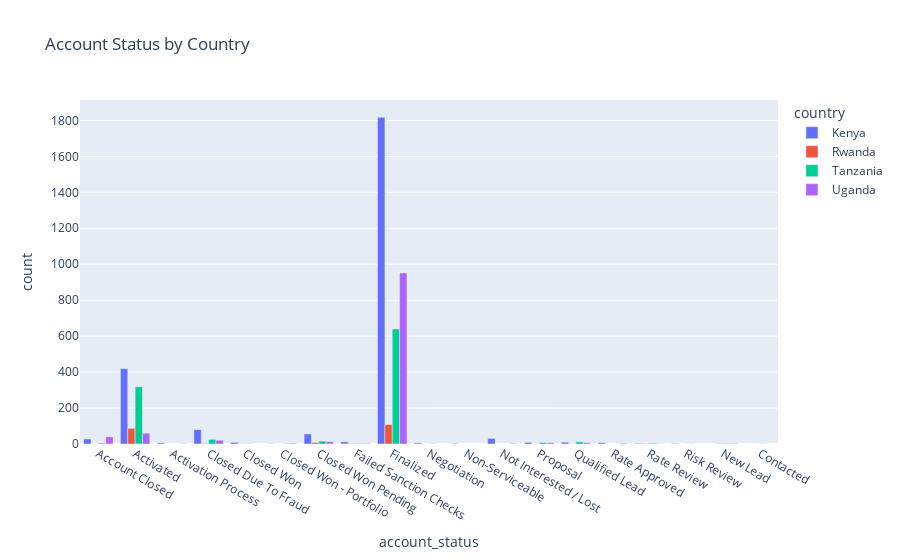

Notebook code cell kept with this figure:
### Markdown cell above
# 6. Account Status by Country

### Code cell
status_sector = df_clean.groupby(['country', 'account_status']).size().reset_index(name='count')
px.bar(status_sector, x='account_status', y='count', color='country',
       barmode='group', title="Account Status by Country")

### Figure 1 — Plotly figure (JSON) as saved in the notebook; plotly's stock layout.template omitted (floating-point values rounded to 4 significant figures)
{"data": [{"alignmentgroup": "True", "hovertemplate": "country=Kenya<br>account_status=%{x}<br>count=%{y}<extra></extra>", "legendgroup": "Kenya", "marker": {"color": "#636efa", "pattern": {"shape": ""}}, "name": "Kenya", "offsetgroup": "Kenya", "orientation": "v", "showlegend": true, "textposition": "auto", "type": "bar", "x": ["Account Closed", "Activated", "Activation Process", "Closed Due To Fraud", "Closed Won", "Closed Won - Portfolio", "Closed Won Pending", "Failed Sanction Checks", "Finalized", "Negotiation", "Non-Serviceable", "Not Interested / Lost", "Proposal", "Qualified Lead", "Rate Approved", "Rate Review", "Risk Review"], "xaxis": "x", "y": [28, 419, 6, 80, 9, 1, 56, 12, 1818, 6, 3, 31, 9, 10, 7, 3, 2], "yaxis": "y"}, {"alignmentgroup": "True", "hovertemplate": "country=Rwanda<br>account_status=%{x}<br>count=%{y}<extra></extra>", "legendgroup": "Rwanda", "marker": {"color": "#EF553B", "pattern": {"shape": ""}}, "name": "Rwanda", "offsetgroup": "Rwanda", "orientation": "v", "showlegend": true, "textposition": "auto", "type": "bar", "x": ["Activated", "Closed Due To Fraud", "Closed Won", "Closed Won Pending", "Failed Sanction Checks", "Finalized", "New Lead", "Proposal", "Qualified Lead", "Rate Review"], "xaxis": "x", "y": [87, 2, 1, 8, 2, 108, 1, 1, 1, 1], "yaxis": "y"}, {"alignmentgroup": "True", "hovertemplate": "country=Tanzania<br>account_status=%{x}<br>count=%{y}<extra></extra>", "legendgroup": "Tanzania", "marker": {"color": "#00cc96", "pattern": {"shape": ""}}, "name": "Tanzania", "offsetgroup": "Tanzania", "orientation": "v", "showlegend": true, "textposition": "auto", "type": "bar", "x": ["Account Closed", "Activated", "Closed Due To Fraud", "Closed Won", "Closed Won - Portfolio", "Closed Won Pending", "Contacted", "Failed Sanction Checks", "Finalized", "Negotiation", "New Lead", "Proposal", "Qualified Lead", "Rate Review", "Risk Review"], "xaxis": "x", "y": [5, 318, 26, 1, 2, 16, 1, 3, 640, 1, 2, 8, 12, 4, 1], "yaxis": "y"}, {"alignmentgroup": "True", "hovertemplate": "country=Uganda<br>account_status=%{x}<br>count=%{y}<extra></extra>", "legendgroup": "Uganda", "marker": {"color": "#ab63fa", "pattern": {"shape": ""}}, "name": "Uganda", "offsetgroup": "Uganda", "orientation": "v", "showlegend": true, "textposition": "auto", "type": "bar", "x": ["Account Closed", "Activated", "Activation Process", "Closed Due To Fraud", "Closed Won - Portfolio", "Closed Won Pending", "Failed Sanction Checks", "Finalized", "New Lead", "Not Interested / Lost", "Proposal", "Qualified Lead", "Rate Approved", "Rate Review"], "xaxis": "x", "y": [40, 60, 1, 21, 4, 13, 3, 951, 3, 3, 7, 7, 4, 1], "yaxis": "y"}], "layout": {"barmode": "group", "legend": {"title": {"text": "country"}, "tracegroupgap": 0}, "title": {"text": "Account Status by Country"}, "xaxis": {"anchor": "y", "domain": [0, 1], "title": {"text": "account_status"}}, "yaxis": {"anchor": "x", "domain": [0, 1], "title": {"text": "count"}}}}
